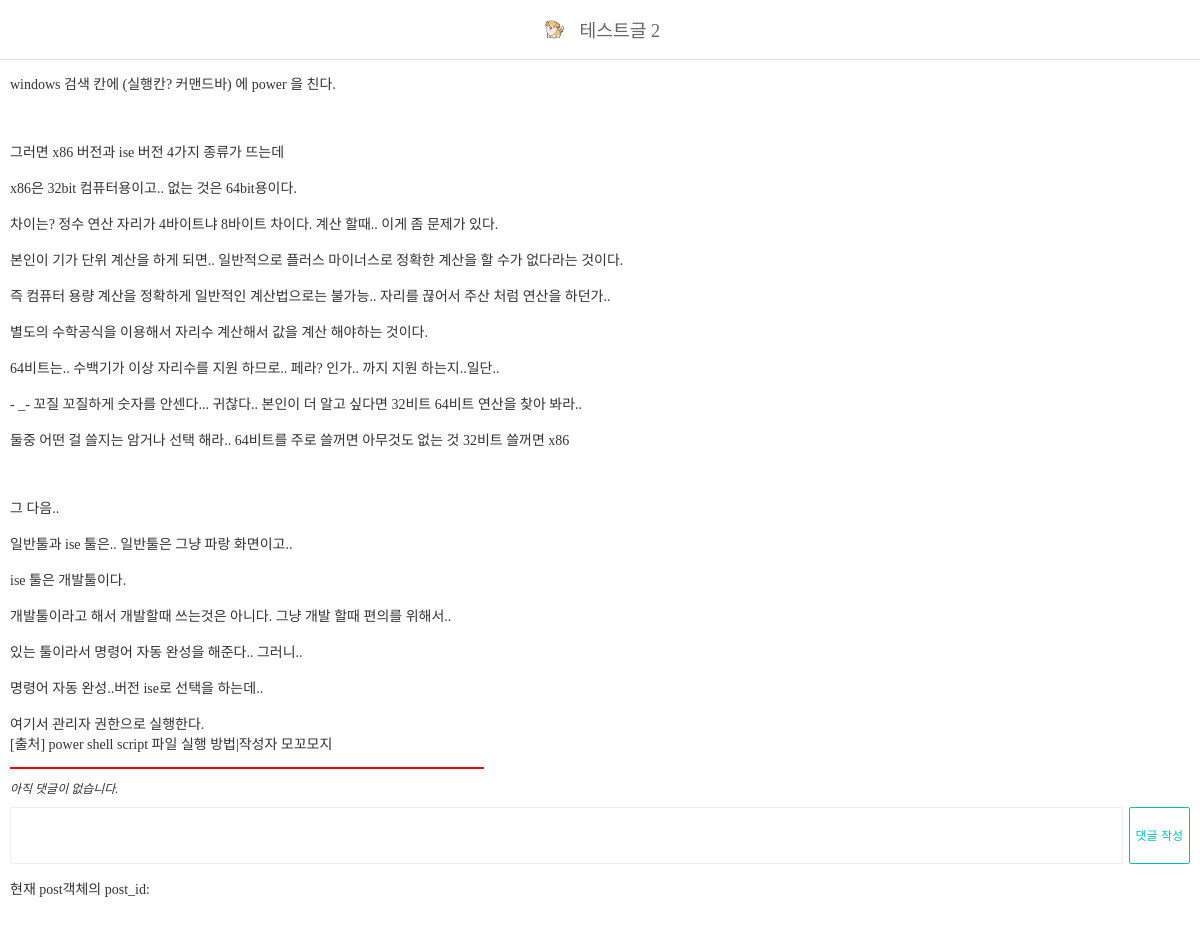
Page /posts/2/ on the committed database.
### blog/models.py (models this page shows)
class Post(models.Model):
    title = models.CharField('포스트 제목', max_length=100)
    content = models.TextField('포스트 내용')
    thumbnail = models.ImageField('썸네일 이미지', upload_to='post', blank=True)
    def __str__(self):
        return self.title

### blog/views.py (the view)
# urls.py: path("posts/<int:post_id>/", post_detail),
def post_detail(request, post_id):
    post = Post.objects.get(id=post_id)
    print(f'{post=}') # post=<Post: 테스트글 2>
    if request.method == 'POST':
        comment_content = request.POST['comment']
        Comment.objects.create(
            post = post, # 현재 post 객체
            content = comment_content,
        )
    context = {
        'post': post,
    }
    return render(request, 'post_detail.html', context)

### templates/post_detail.html (shortened to what this page needs)
{% load static %}
<!DOCTYPE html>
<html lang="en">
    <head>
        <link rel="stylesheet" href="{% static 'css/style.css' %}" />
    </head>
    <body>
        <div id="navbar">
            {% if post.thumbnail %}
                <img src="{{ post.thumbnail.url }}" />
            {% endif %}
            <span>{{ post.title }}</span>
        </div>
        <div id="post-detail">
            <p>{{ post.content|linebreaksbr }}</p>
            <div style="border: 1px solid red;width:40%;margin-bottom:10px"></div>
            <ul class="comments">
                {% for comment in post.comment_set.all %}
                    <li class="comment">{{ comment.content }}</li>
                {% empty%}
                    <li class="comment-empty">아직 댓글이 없습니다.</li>
                {% endfor %}
            </ul>
            <form method="POST">
                <textarea name="comment"></textarea>
                <button type="submit" class="btn btn-primary">댓글 작성</button>
            </form>
            <p>현재 post객체의 post_id: {{ post_id }}</p>
        </div>
    </body>
</html>

### static/css/style.css (style rules this page uses)
ul, ol { list-style: none; padding: 0; margin: 0; }
html { margin: 0; font-family: "Noto Sans KR", serif; font-weight: 300; font-size: 14px; color: #333; height: 100%; }
body { margin: 0; height: 100%; }
#navbar { position: fixed; top: 0; width: 100%; z-index: 999; display: flex; flex-direction: row; flex-wrap: nowrap; justify-content: center; align-items: center; background-color: rgba(255, 255, 255, 0.9); color: #666; font-size: 1.3rem; height: 59px; border-bottom: 1px solid #ddd; }
#navbar>span { margin-top: -2px; }
#navbar img { height: 29.5px; border-radius: 3px; margin-right: 10px; }
.btn { width: 66px; height: 30px; line-height: 25px; background-color: #fff; border-radius: 15px; transition-duration: 0.3s; transition-timing-function: ease; font-size: 12px; cursor: pointer; text-align: center; }
.btn-primary { border: 1px solid #00c3bd; color: #00c3bd; }
ul.comments { font-size: 12px; }
ul.comments>li.comment-empty { font-style: italic; }
#post-detail { padding: 59px 10px; }
#post-detail>form { width: 100%; margin-top: 10px; display: flex; }
#post-detail>form>textarea { border: 1px solid #eee; padding: 10px; box-sizing: border-box; resize: none; border-radius: 2px; flex-grow: 1; margin-right: 6px; }
#post-detail>form>button { height: 57px; line-height: 50px; border-radius: 2px; width: auto; }

### rows in the picture
Post: thumbnail (picture), title "테스트글 2", content "windows 검색 칸에 (실행칸? 커맨드바) 에 power 을 친다. 그러면 x86 버전과 ise 버전 4가지 종류가 뜨는데 x86은 32bit 컴퓨터용이고.. 없는 것은 64bit용이다. 차이는? 정수 연산 자리가 4바이트냐 8바이트 차이다. 계산 할때.. 이게 좀 문제가 있다. 본인이 기가 단위 계산을 하게 되면.. 일반적으로 플러스 마이너스로 정확한 계산을 할 수가 없다라는 것이다. 즉 컴퓨터 용량 계산을 정확하게 일반적인 계산법으로는 불가능.. 자리를 끊어서 주산 처럼 연산을 하던가.. 별도의 수학공식을 이용해서 자리수 계산해서 값을 계산 해야하는 것이다. 64비트는.. 수백기가 이상 자리수를 지원 하므로.. 페라? 인가.. 까지 지원 하는지..일단.. - _- 꼬질 꼬질하게 숫자를 안센다... 귀찮다.. 본인이 더 알고 싶다면 32비트 64비트 연산을 찾아 봐라.. 둘중 어떤 걸 쓸지는 암거나 선택 해라.. 64비트를 주로 쓸꺼면 아무것도 없는 것 32비트 쓸꺼면 x86 그 다음.. 일반툴과 ise 툴은.. 일반툴은 그냥 파랑 화면이고.. ise 툴은 개발툴이다. 개발툴이라고 해서 개발할때 쓰는것은 아니다. 그냥 개발 할때 편의를 위해서.. 있는 툴이라서 명령어 자동 완성을 해준다.. 그러니.. 명령어 자동 완성..버전 ise로 선택을 하는데.. 여기서 관리자 권한으로 실행한다. [출처] power shell script…"
